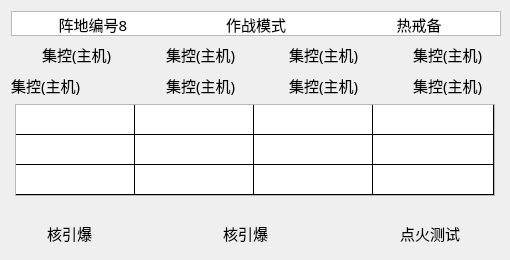
        <widget class="QWidget" name="verticalWidget_3" native="true">
         <property name="sizePolicy">
          <sizepolicy hsizetype="Preferred" vsizetype="Preferred">
           <horstretch>0</horstretch>
           <verstretch>0</verstretch>
          </sizepolicy>
         </property>
         <property name="minimumSize">
          <size>
           <width>510</width>
           <height>260</height>
          </size>
         </property>
         <property name="maximumSize">
          <size>
           <width>510</width>
           <height>260</height>
          </size>
         </property>
         <layout class="QGridLayout" name="gridLayout_15">
          <item row="2" column="0">
           <layout class="QHBoxLayout" name="horizontalLayout_13">
            <item>
             <widget class="QLabel" name="label_309">
              <property name="minimumSize">
               <size>
                <width>82</width>
                <height>25</height>
               </size>
              </property>
              <property name="maximumSize">
               <size>
                <width>90</width>
                <height>25</height>
               </size>
              </property>
              <property name="font">
               <font>
                <family>宋体</family>
                <pointsize>11</pointsize>
               </font>
              </property>
              <property name="text">
               <string>集控(主机)</string>
              </property>
             </widget>
            </item>
            <item>
             <widget class="QLabel" name="label_310">
              <property name="minimumSize">
               <size>
                <width>25</width>
                <height>25</height>
               </size>
              </property>
              <property name="maximumSize">
               <size>
                <width>25</width>
                <height>25</height>
               </size>
              </property>
              <property name="styleSheet">
               <string notr="true"/>
              </property>
              <property name="text">
               <string/>
              </property>
             </widget>
            </item>
            <item>
             <widget class="QLabel" name="label_311">
              <property name="minimumSize">
               <size>
                <width>25</width>
                <height>25</height>
               </size>
              </property>
              <property name="maximumSize">
               <size>
                <width>25</width>
                <height>25</height>
               </size>
              </property>
              <property name="styleSheet">
               <string notr="true">border-image: url(:/img/false.png);</string>
              </property>
              <property name="text">
               <string/>
              </property>
             </widget>
            </item>
            <item>
             <widget class="QLabel" name="label_312">
              <property name="minimumSize">
               <size>
                <width>82</width>
                <height>25</height>
               </size>
              </property>
              <property name="maximumSize">
               <size>
                <width>90</width>
                <height>25</height>
               </size>
              </property>
              <property name="font">
               <font>
                <family>宋体</family>
                <pointsize>11</pointsize>
               </font>
              </property>
              <property name="text">
               <string>集控(主机)</string>
              </property>
             </widget>
            </item>
            <item>
             <widget class="QLabel" name="label_313">
              <property name="minimumSize">
               <size>
                <width>25</width>
                <height>25</height>
               </size>
              </property>
              <property name="maximumSize">
               <size>
                <width>25</width>
                <height>25</height>
               </size>
              </property>
              <property name="styleSheet">
               <string notr="true">border-image: url(:/img/false.png);</string>
              </property>
              <property name="text">
               <string/>
              </property>
             </widget>
            </item>
            <item>
             <widget class="QLabel" name="label_314">
              <property name="minimumSize">
               <size>
                <width>82</width>
                <height>25</height>
               </size>
              </property>
              <property name="maximumSize">
               <size>
                <width>90</width>
                <height>25</height>
               </size>
              </property>
              <property name="font">
               <font>
                <family>宋体</family>
                <pointsize>11</pointsize>
               </font>
              </property>
              <property name="text">
               <string>集控(主机)</string>
              </property>
             </widget>
            </item>
            <item>
             <widget class="QLabel" name="label_315">
              <property name="minimumSize">
               <size>
                <width>25</width>
                <height>25</height>
               </size>
              </property>
              <property name="maximumSize">
               <size>
                <width>25</width>
                <height>25</height>
               </size>
              </property>
              <property name="styleSheet">
               <string notr="true">border-image: url(:/img/false.png);</string>
              </property>
              <property name="text">
               <string/>
              </property>
             </widget>
            </item>
            <item>
             <widget class="QLabel" name="label_316">
              <property name="minimumSize">
               <size>
                <width>82</width>
                <height>25</height>
               </size>
              </property>
              <property name="maximumSize">
               <size>
                <width>90</width>
                <height>25</height>
               </size>
              </property>
              <property name="font">
               <font>
                <family>宋体</family>
                <pointsize>11</pointsize>
               </font>
              </property>
              <property name="text">
               <string>集控(主机)</string>
              </property>
             </widget>
            </item>
           </layout>
          </item>
          <item row="0" column="0">
           <widget class="QTableWidget" name="tableWidget_3">
            <property name="minimumSize">
             <size>
              <width>490</width>
              <height>25</height>
             </size>
            </property>
            <property name="maximumSize">
             <size>
              <width>490</width>
              <height>25</height>
             </size>
            </property>
            <property name="styleSheet">
             <string notr="true">gridline-color: rgba(255, 255, 255, 0);</string>
            </property>
            <property name="verticalScrollBarPolicy">
             <enum>Qt::ScrollBarAlwaysOff</enum>
            </property>
            <property name="horizontalScrollBarPolicy">
             <enum>Qt::ScrollBarAlwaysOff</enum>
            </property>
            <property name="rowCount">
             <number>1</number>
            </property>
            <property name="columnCount">
             <number>3</number>
            </property>
            <attribute name="horizontalHeaderVisible">
             <bool>false</bool>
            </attribute>
            <attribute name="horizontalHeaderDefaultSectionSize">
             <number>163</number>
            </attribute>
            <attribute name="horizontalHeaderMinimumSectionSize">
             <number>163</number>
            </attribute>
            <attribute name="verticalHeaderVisible">
             <bool>false</bool>
            </attribute>
            <attribute name="verticalHeaderDefaultSectionSize">
             <number>25</number>
            </attribute>
            <attribute name="verticalHeaderMinimumSectionSize">
             <number>25</number>
            </attribute>
            <row/>
            <column/>
            <column/>
            <column/>
            <item row="0" column="0">
             <property name="text">
              <string>阵地编号8</string>
             </property>
             <property name="font">
              <font>
               <family>宋体</family>
               <pointsize>11</pointsize>
              </font>
             </property>
             <property name="textAlignment">
              <set>AlignCenter</set>
             </property>
             <property name="background">
              <brush brushstyle="NoBrush">
               <color alpha="255">
                <red>51</red>
                <green>138</green>
                <blue>155</blue>
               </color>
              </brush>
             </property>
            </item>
            <item row="0" column="1">
             <property name="text">
              <string notr="true">作战模式</string>
             </property>
             <property name="font">
              <font>
               <family>宋体</family>
               <pointsize>11</pointsize>
               <weight>50</weight>
               <bold>false</bold>
              </font>
             </property>
             <property name="textAlignment">
              <set>AlignCenter</set>
             </property>
             <property name="background">
              <brush brushstyle="NoBrush">
               <color alpha="255">
                <red>222</red>
                <green>0</green>
                <blue>0</blue>
               </color>
              </brush>
             </property>
            </item>
            <item row="0" column="2">
             <property name="text">
              <string>热戒备</string>
             </property>
             <property name="font">
              <font>
               <family>宋体</family>
               <pointsize>11</pointsize>
              </font>
             </property>
             <property name="textAlignment">
              <set>AlignCenter</set>
             </property>
            </item>
           </widget>
          </item>
          <item row="4" column="0">
           <spacer name="verticalSpacer_4">
            <property name="orientation">
             <enum>Qt::Vertical</enum>
            </property>
            <property name="sizeHint" stdset="0">
             <size>
              <width>20</width>
              <height>40</height>
             </size>
            </property>
           </spacer>
          </item>
          <item row="5" column="0">
           <layout class="QHBoxLayout" name="horizontalLayout_4">
            <item>
             <widget class="QLabel" name="label_317">
              <property name="minimumSize">
               <size>
                <width>30</width>
                <height>30</height>
               </size>
              </property>
              <property name="maximumSize">
               <size>
                <width>30</width>
                <height>30</height>
               </size>
              </property>
              <property name="styleSheet">
               <string notr="true">border-image: url(:/img/pie-NF.png);</string>
              </property>
              <property name="text">
               <string/>
              </property>
             </widget>
            </item>
            <item>
             <widget class="QLabel" name="label_318">
              <property name="minimumSize">
               <size>
                <width>100</width>
                <height>25</height>
               </size>
              </property>
              <property name="maximumSize">
               <size>
                <width>100</width>
                <height>25</height>
               </size>
              </property>
              <property name="font">
               <font>
                <family>宋体</family>
                <pointsize>11</pointsize>
               </font>
              </property>
              <property name="text">
               <string>核引爆</string>
              </property>
             </widget>
            </item>
            <item>
             <widget class="QLabel" name="label_319">
              <property name="minimumSize">
               <size>
                <width>65</width>
                <height>25</height>
               </size>
              </property>
              <property name="maximumSize">
               <size>
                <width>65</width>
                <height>25</height>
               </size>
              </property>
              <property name="styleSheet">
               <string notr="true">border-image: url(:/img/Off-NP.png);</string>
              </property>
              <property name="text">
               <string/>
              </property>
             </widget>
            </item>
            <item>
             <widget class="QLabel" name="label_320">
              <property name="minimumSize">
               <size>
                <width>100</width>
                <height>25</height>
               </size>
              </property>
              <property name="maximumSize">
               <size>
                <width>100</width>
                <height>25</height>
               </size>
              </property>
              <property name="font">
               <font>
                <family>宋体</family>
                <pointsize>11</pointsize>
               </font>
              </property>
              <property name="text">
               <string>核引爆</string>
              </property>
             </widget>
            </item>
            <item>
             <widget class="QLabel" name="label_321">
              <property name="minimumSize">
               <size>
                <width>65</width>
                <height>25</height>
               </size>
              </property>
              <property name="maximumSize">
               <size>
                <width>65</width>
                <height>25</height>
               </size>
              </property>
              <property name="styleSheet">
               <string notr="true">border-image: url(:/img/Off-NP.png);</string>
              </property>
              <property name="text">
               <string/>
              </property>
             </widget>
            </item>
            <item>
             <widget class="QLabel" name="label_322">
              <property name="minimumSize">
               <size>
                <width>100</width>
                <height>25</height>
               </size>
              </property>
              <property name="maximumSize">
               <size>
                <width>100</width>
                <height>25</height>
               </size>
              </property>
              <property name="font">
               <font>
                <family>宋体</family>
                <pointsize>11</pointsize>
               </font>
              </property>
              <property name="text">
               <string>点火测试</string>
              </property>
             </widget>
            </item>
           </layout>
          </item>
          <item row="1" column="0">
           <layout class="QHBoxLayout" name="horizontalLayout_14">
            <item>
             <widget class="QLabel" name="label_301">
              <property name="minimumSize">
               <size>
                <width>25</width>
                <height>25</height>
               </size>
              </property>
              <property name="maximumSize">
               <size>
                <width>25</width>
                <height>25</height>
               </size>
              </property>
              <property name="styleSheet">
               <string notr="true">border-image: url(:/img/false.png);</string>
              </property>
              <property name="text">
               <string/>
              </property>
             </widget>
            </item>
            <item>
             <widget class="QLabel" name="label_302">
              <property name="minimumSize">
               <size>
                <width>82</width>
                <height>25</height>
               </size>
              </property>
              <property name="maximumSize">
               <size>
                <width>90</width>
                <height>25</height>
               </size>
              </property>
              <property name="font">
               <font>
                <family>宋体</family>
                <pointsize>11</pointsize>
               </font>
              </property>
              <property name="text">
               <string>集控(主机)</string>
              </property>
             </widget>
            </item>
            <item>
             <widget class="QLabel" name="label_303">
              <property name="minimumSize">
               <size>
                <width>25</width>
                <height>25</height>
               </size>
              </property>
              <property name="maximumSize">
               <size>
                <width>25</width>
                <height>25</height>
               </size>
              </property>
              <property name="styleSheet">
               <string notr="true">border-image: url(:/img/false.png);</string>
              </property>
              <property name="text">
               <string/>
              </property>
             </widget>
            </item>
            <item>
             <widget class="QLabel" name="label_304">
              <property name="minimumSize">
               <size>
                <width>82</width>
                <height>25</height>
               </size>
              </property>
              <property name="maximumSize">
               <size>
                <width>90</width>
                <height>25</height>
               </size>
              </property>
              <property name="font">
               <font>
                <family>宋体</family>
                <pointsize>11</pointsize>
               </font>
              </property>
              <property name="text">
               <string>集控(主机)</string>
              </property>
             </widget>
            </item>
            <item>
             <widget class="QLabel" name="label_305">
              <property name="minimumSize">
               <size>
                <width>25</width>
                <height>25</height>
               </size>
              </property>
              <property name="maximumSize">
               <size>
                <width>25</width>
                <height>25</height>
               </size>
              </property>
              <property name="styleSheet">
               <string notr="true">border-image: url(:/img/false.png);</string>
              </property>
              <property name="text">
               <string/>
              </property>
             </widget>
            </item>
            <item>
             <widget class="QLabel" name="label_306">
              <property name="minimumSize">
               <size>
                <width>82</width>
                <height>25</height>
               </size>
              </property>
              <property name="maximumSize">
               <size>
                <width>90</width>
                <height>25</height>
               </size>
              </property>
              <property name="font">
               <font>
                <family>宋体</family>
                <pointsize>11</pointsize>
               </font>
              </property>
              <property name="text">
               <string>集控(主机)</string>
              </property>
             </widget>
            </item>
            <item>
             <widget class="QLabel" name="label_307">
              <property name="minimumSize">
               <size>
                <width>25</width>
                <height>25</height>
               </size>
              </property>
              <property name="maximumSize">
               <size>
                <width>25</width>
                <height>25</height>
               </size>
              </property>
              <property name="styleSheet">
               <string notr="true">border-image: url(:/img/false.png);</string>
              </property>
              <property name="text">
               <string/>
              </property>
             </widget>
            </item>
            <item>
             <widget class="QLabel" name="label_308">
              <property name="minimumSize">
               <size>
                <width>82</width>
                <height>25</height>
               </size>
              </property>
              <property name="maximumSize">
               <size>
                <width>90</width>
                <height>25</height>
               </size>
              </property>
              <property name="font">
               <font>
                <family>宋体</family>
                <pointsize>11</pointsize>
               </font>
              </property>
              <property name="text">
               <string>集控(主机)</string>
              </property>
             </widget>
            </item>
           </layout>
          </item>
          <item row="3" column="0">
           <layout class="QHBoxLayout" name="horizontalLayout_32">
            <item>
             <spacer name="horizontalSpacer_6">
              <property name="orientation">
               <enum>Qt::Horizontal</enum>
              </property>
              <property name="sizeHint" stdset="0">
               <size>
                <width>40</width>
                <height>20</height>
               </size>
              </property>
             </spacer>
            </item>
            <item>
             <widget class="QTableWidget" name="tableWidget_13">
              <property name="sizePolicy">
               <sizepolicy hsizetype="Preferred" vsizetype="Preferred">
                <horstretch>0</horstretch>
                <verstretch>0</verstretch>
               </sizepolicy>
              </property>
              <property name="minimumSize">
               <size>
                <width>480</width>
                <height>92</height>
               </size>
              </property>
              <property name="maximumSize">
               <size>
                <width>480</width>
                <height>92</height>
               </size>
              </property>
              <property name="styleSheet">
               <string notr="true">gridline-color: rgb(0, 0, 0);</string>
              </property>
              <property name="verticalScrollBarPolicy">
               <enum>Qt::ScrollBarAlwaysOff</enum>
              </property>
              <property name="horizontalScrollBarPolicy">
               <enum>Qt::ScrollBarAlwaysOff</enum>
              </property>
              <property name="rowCount">
               <number>3</number>
              </property>
              <property name="columnCount">
               <number>4</number>
              </property>
              <attribute name="horizontalHeaderVisible">
               <bool>false</bool>
              </attribute>
              <attribute name="horizontalHeaderDefaultSectionSize">
               <number>119</number>
              </attribute>
              <attribute name="horizontalHeaderMinimumSectionSize">
               <number>119</number>
              </attribute>
              <attribute name="horizontalHeaderStretchLastSection">
               <bool>true</bool>
              </attribute>
              <attribute name="verticalHeaderVisible">
               <bool>false</bool>
              </attribute>
              <attribute name="verticalHeaderDefaultSectionSize">
               <number>30</number>
              </attribute>
              <attribute name="verticalHeaderMinimumSectionSize">
               <number>30</number>
              </attribute>
              <attribute name="verticalHeaderStretchLastSection">
               <bool>true</bool>
              </attribute>
              <row/>
              <row/>
              <row/>
              <column/>
              <column/>
              <column/>
              <column/>
             </widget>
            </item>
            <item>
             <spacer name="horizontalSpacer_7">
              <property name="orientation">
               <enum>Qt::Horizontal</enum>
              </property>
              <property name="sizeHint" stdset="0">
               <size>
                <width>40</width>
                <height>20</height>
               </size>
              </property>
             </spacer>
            </item>
           </layout>
          </item>
         </layout>
        </widget>
